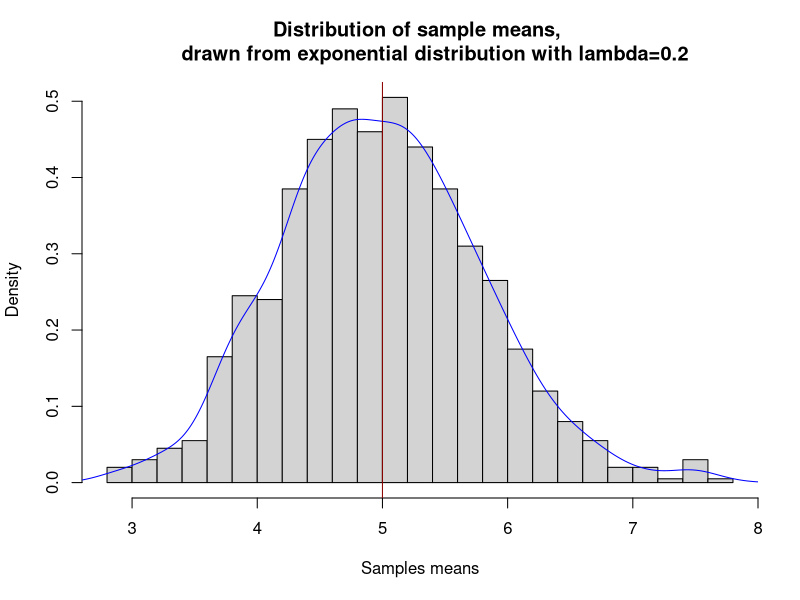
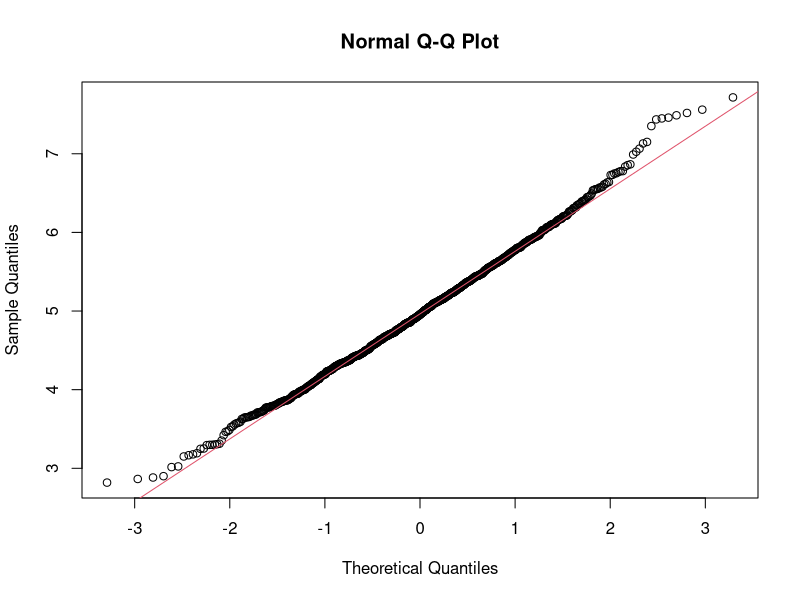

These charts were generated, in order, by the following R code:
## ---- chunk 1

# setting constants
lambda <- 0.2 
n <- 40 # number of exponetials
numSim<- 1000 # number of simulations

# provide reproducability by setting the seed 
set.seed(1808)

# Simulation vs theory
sim <- matrix(data=rexp(n * numSim, lambda),numSim,n)
simMeans <- rowMeans(sim)
meanSim <- mean(simMeans)
sdSim <- sd(simMeans)
varSim<-var(simMeans)
meanTheory <- 1/lambda

## ---- chunk 2
# plot the means
hist(simMeans, breaks=20, freq=FALSE, main="Distribution of sample means, 
     drawn from exponential distribution with lambda=0.2", xlab="Samples means")
lines(density(simMeans),col="blue")
abline(v=meanTheory, col="darkred")  # theory mean line
## ---- chunk 3

sdTheory <- 1/lambda/ sqrt(n)
sdTheory

## ---- chunk 4
varTheory <- sdTheory^2
varTheory

## ---- chunk 5
qqnorm(simMeans)
qqline(simMeans, col = 2)

